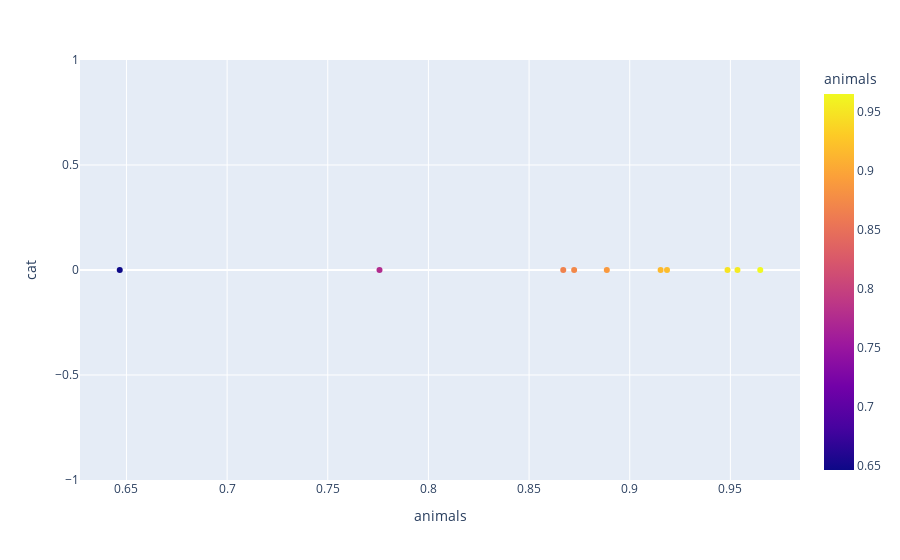

The notebook cell this image was saved under:
### Code cell
fig = px.scatter(df, x="animals", y="cat", color="animals",
                 hover_data=['dog', 'cat', 'animals'])
fig.show()

### Figure 1 — Plotly figure (JSON) as saved in the notebook; plotly's stock layout.template omitted (floating-point values rounded to 4 significant figures)
{"data": [{"customdata": [[1], [1], [1], [1], [1], [1], [1], [1], [1], [1]], "hovertemplate": "animals=%{marker.color}<br>cat=%{y}<br>dog=%{customdata[0]}<extra></extra>", "legendgroup": "", "marker": {"color": [0.867, 0.9648, 0.7757, 0.8724, 0.9185, 0.8886, 0.9153, 0.9486, 0.9535, 0.6467], "coloraxis": "coloraxis", "symbol": "circle"}, "mode": "markers", "name": "", "orientation": "v", "showlegend": false, "type": "scatter", "x": [0.867, 0.9648, 0.7757, 0.8724, 0.9185, 0.8886, 0.9153, 0.9486, 0.9535, 0.6467], "xaxis": "x", "y": [0, 0, 0, 0, 0, 0, 0, 0, 0, 0], "yaxis": "y"}], "layout": {"coloraxis": {"colorbar": {"title": {"text": "animals"}}, "colorscale": [[0, "#0d0887"], [0.1111, "#46039f"], [0.2222, "#7201a8"], [0.3333, "#9c179e"], [0.4444, "#bd3786"], [0.5556, "#d8576b"], [0.6667, "#ed7953"], [0.7778, "#fb9f3a"], [0.8889, "#fdca26"], [1, "#f0f921"]]}, "legend": {"tracegroupgap": 0}, "margin": {"t": 60}, "xaxis": {"anchor": "y", "domain": [0, 1], "title": {"text": "animals"}}, "yaxis": {"anchor": "x", "domain": [0, 1], "title": {"text": "cat"}}}}
